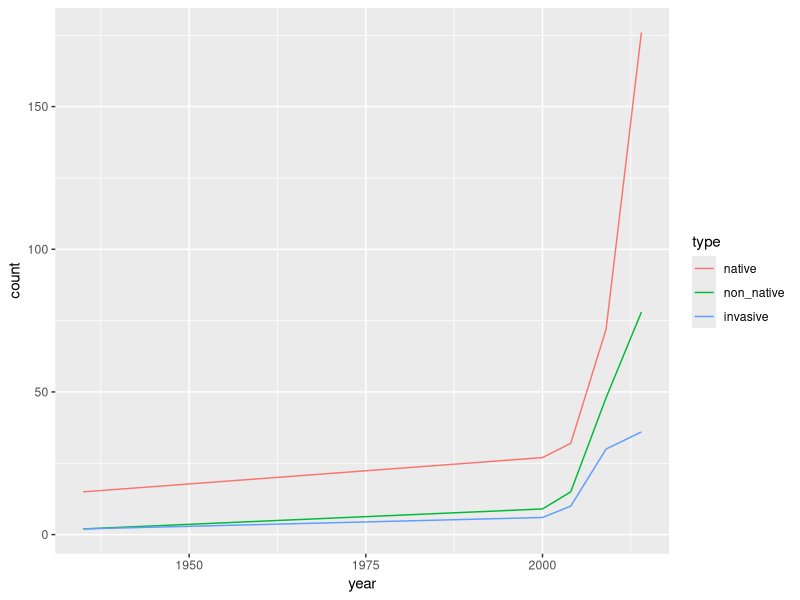

Write the R code that produced this figure.
## ---- chunk 1
knitr::opts_chunk$set(echo = TRUE)
## ---- chunk 2
cst <- read.csv("src/Comprehensive Species Tally 1937-2016.csv", na.strings = "na")
cst <- cst[,-c(2,3,4)]
head(cst)
## ---- chunk 3
restoration <- read.csv("src/NYBG Forest Restoration Plantings 2007-2018.csv")
restoration <- restoration[,-c(1,6,7,9)]
head(restoration)
## ---- chunk 4
cst$Survey.Year <- factor(cst$Survey.Year)
summary(cst)
## ---- chunk 5
#Create sub-tables
cst_1937 <- subset(cst, cst$Survey.Year==1937)
cst_2002 <- subset(cst, cst$Survey.Year==2002)
cst_2006 <- subset(cst, cst$Survey.Year==2006)
cst_2011 <- subset(cst, cst$Survey.Year==2011)
cst_2016 <- subset(cst, cst$Survey.Year==2016)

# Create vectors for all the years and species -> native, not-native and invasive
year <- c(1937-01-01, 2002-01-01, 2006-01-01, 2011-01-01, 2016-01-01)
native <- c(length(which(cst_1937$Native=='y')), length(which(cst_2002$Native=='y')), length(which(cst_2006$Native=='y')), length(which(cst_2011$Native=='y')), length(which(cst_2016$Native=='y')))
non_native <- c(length(which(cst_1937$Non.native=='y')), length(which(cst_2002$Non.native=='y')), length(which(cst_2006$Non.native=='y')), length(which(cst_2011$Non.native=='y')), length(which(cst_2016$Non.native=='y')))
invasive <- c(length(which(cst_1937$Invasive=='y')), length(which(cst_2002$Invasive=='y')), length(which(cst_2006$Invasive=='y')), length(which(cst_2011$Invasive=='y')), length(which(cst_2016$Invasive=='y')))

#Create dataframe with the vectors
cst_trend <- data.frame(year, native, non_native, invasive, stringsAsFactors = FALSE)
head(cst_trend)
## ---- chunk 6
#Reshaping the dataframe
library(reshape2)
cst_trendL <- melt(cst_trend, id.vars = c("year"))
colnames(cst_trendL)[2] <- "type"
colnames(cst_trendL)[3] <- "count"

#Plotting the dataset
library(ggplot2)
ggplot(cst_trendL, aes(x = year, y = count, color = type)) + geom_line()
